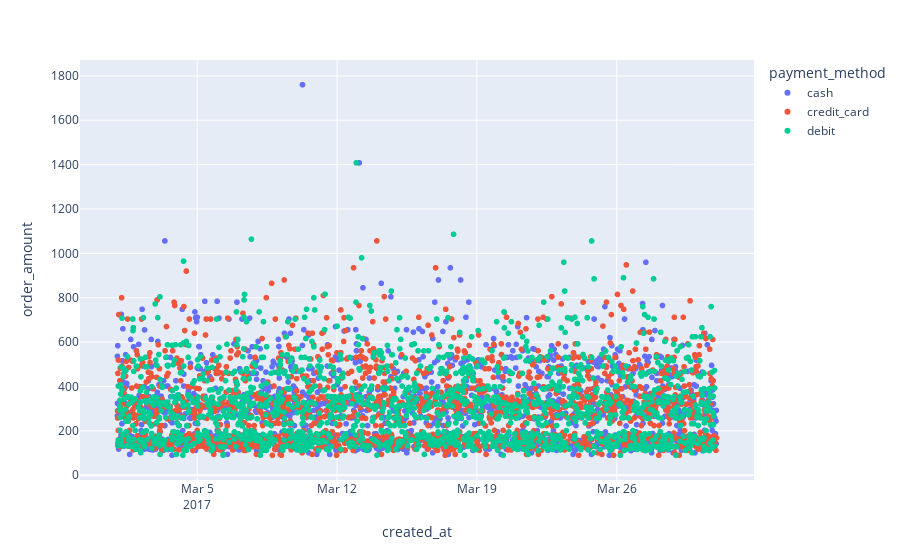

Notebook code cell kept with this figure:
### Code cell
px.scatter(clean_df, x='created_at', y='order_amount', color='payment_method')

### Figure 1 — Plotly figure (JSON) as saved in the notebook; plotly's stock layout.template omitted (floating-point values rounded to 4 significant figures; data arrays with more than 128 entries replaced by an {"elided": "..."} marker saying what was removed)
{"data": [{"hovertemplate": "payment_method=cash<br>created_at=%{x}<br>order_amount=%{y}<extra></extra>", "legendgroup": "cash", "marker": {"color": "#636efa", "symbol": "circle"}, "mode": "markers", "name": "cash", "showlegend": true, "type": "scattergl", "x": {"elided": "1576 str values"}, "xaxis": "x", "y": {"elided": "1576 int values"}, "yaxis": "y"}, {"hovertemplate": "payment_method=credit_card<br>created_at=%{x}<br>order_amount=%{y}<extra></extra>", "legendgroup": "credit_card", "marker": {"color": "#EF553B", "symbol": "circle"}, "mode": "markers", "name": "credit_card", "showlegend": true, "type": "scattergl", "x": {"elided": "1708 str values"}, "xaxis": "x", "y": {"elided": "1708 int values"}, "yaxis": "y"}, {"hovertemplate": "payment_method=debit<br>created_at=%{x}<br>order_amount=%{y}<extra></extra>", "legendgroup": "debit", "marker": {"color": "#00cc96", "symbol": "circle"}, "mode": "markers", "name": "debit", "showlegend": true, "type": "scattergl", "x": {"elided": "1653 str values"}, "xaxis": "x", "y": {"elided": "1653 int values"}, "yaxis": "y"}], "layout": {"legend": {"title": {"text": "payment_method"}, "tracegroupgap": 0}, "margin": {"t": 60}, "xaxis": {"anchor": "y", "domain": [0, 1], "title": {"text": "created_at"}, "type": "date", "range": ["2017-02-27 04:56:20.9763", "2017-04-01 19:07:23.0237"], "autorange": true}, "yaxis": {"anchor": "x", "domain": [0, 1], "title": {"text": "order_amount"}, "type": "linear", "range": [-28.41, 1878.0], "autorange": true}, "autosize": true}}
